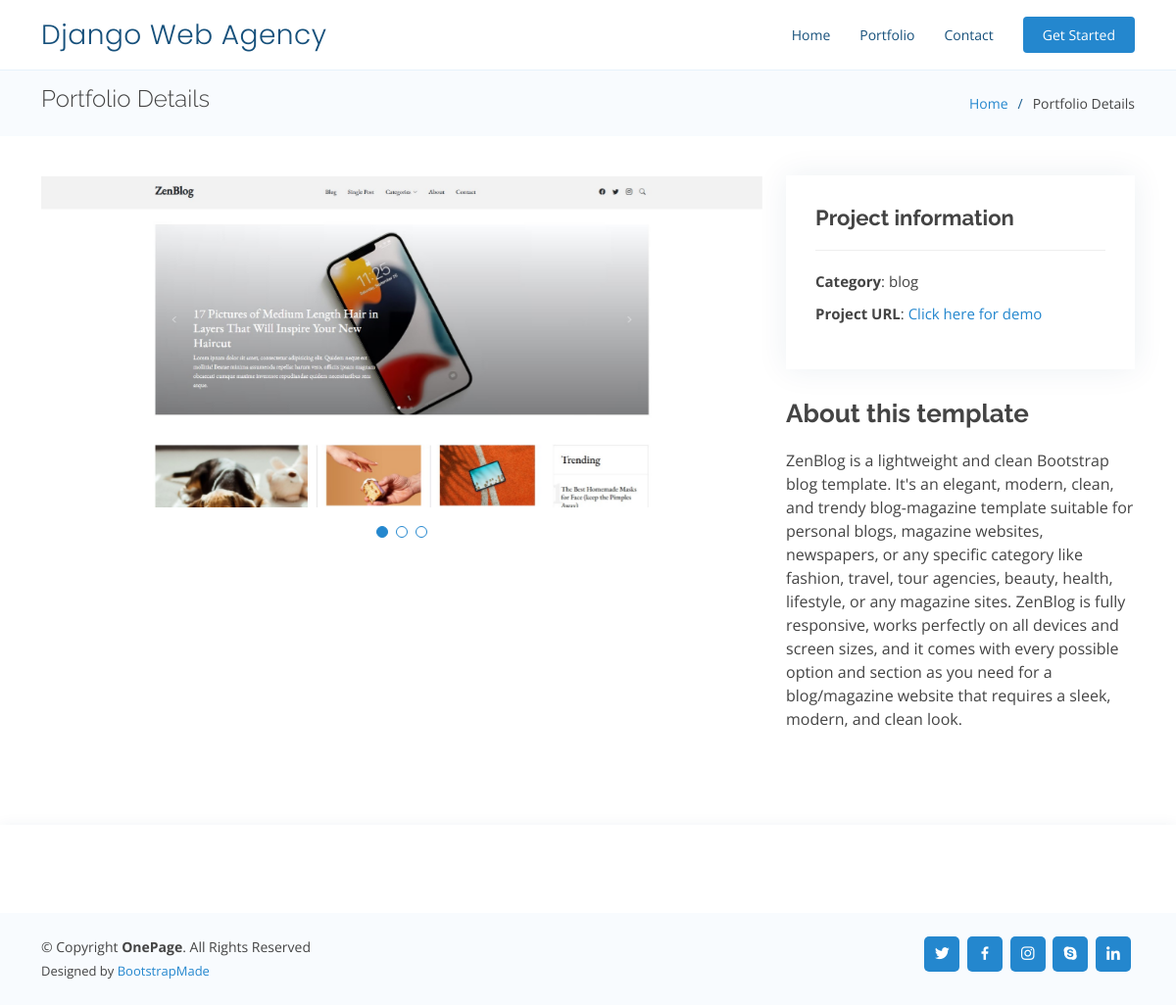
Page /portfolio/2 on the committed database.
### website/models.py (models this page shows, shortened)
class Website(models.Model):
    name = models.CharField(max_length=255)
    category = models.CharField(max_length=50, choices=CATEGORIES, default='business')
    url = models.CharField(max_length=1000)
    details = models.CharField(max_length=1000)
    profile_img = models.ImageField(upload_to='static/assets/img/portfolio/')
    detail_img1 = models.ImageField(upload_to='static/assets/img/portfolio/', null=True, blank=True)
    detail_img2 = models.ImageField(upload_to='static/assets/img/portfolio/', null=True, blank=True)

### website/views.py (the view)
# urls.py: path('portfolio/<int:id>', views.portfolio, name='portfolio'),
def portfolio(request, id):
    website = Website.objects.get(id=id)
    return render(request, 'website/portfolio.html', {'website': website})

### website/templates/website/portfolio.html (shortened to what this page needs)
{% load static %}
<!DOCTYPE html>
<html lang="en">
<head>
  <link href="{% static 'assets/vendor/aos/aos.css' %}" rel="stylesheet">
  <link href="{% static 'assets/vendor/bootstrap/css/bootstrap.min.css' %}" rel="stylesheet">
  <link href="{% static 'assets/vendor/bootstrap-icons/bootstrap-icons.css' %}" rel="stylesheet">
  <link href="{% static 'assets/vendor/boxicons/css/boxicons.min.css' %}" rel="stylesheet">
  <link href="{% static 'assets/vendor/glightbox/css/glightbox.min.css' %}" rel="stylesheet">
  <link href="{% static 'assets/vendor/remixicon/remixicon.css' %}" rel="stylesheet">
  <link href="{% static 'assets/vendor/swiper/swiper-bundle.min.css' %}" rel="stylesheet">
  <link href="{% static 'assets/css/style.css' %}" rel="stylesheet">
</head>
<body>
  <header id="header" class="fixed-top">
    {% include 'website/navbar.html' %}
  </header>
  <main id="main">
    <section id="breadcrumbs" class="breadcrumbs">
      <div class="container">
        <div class="d-flex justify-content-between align-items-center">
          <h2>Portfolio Details</h2>
          <ol>
            <li><a href="index.html">Home</a></li>
            <li>Portfolio Details</li>
          </ol>
        </div>
      </div>
    </section>
    <section id="portfolio-details" class="portfolio-details">
      <div class="container">
        <div class="row gy-4">
          <div class="col-lg-8">
            <div class="portfolio-details-slider swiper">
              <div class="swiper-wrapper align-items-center">
                <div class="swiper-slide">
                  <img src="{{ website.profile_img.url }}" alt="">
                </div>
              </div>
              <div class="swiper-pagination"></div>
            </div>
          </div>
          <div class="col-lg-4">
            <div class="portfolio-info">
              <h3>Project information</h3>
              <ul>
                <li><strong>Category</strong>: {{ website.category }}</li>
                <li><strong>Project URL</strong>: <a href="{{ website.url }}">Click here for demo</a></li>
              </ul>
            </div>
            <div class="portfolio-description">
              <h2>About this template</h2>
              <p>
                {{ website.details }}
              </p>
            </div>
          </div>
        </div>
      </div>
    </section>
  </main>
  <footer id="footer">
    <div class="footer-top">
    </div>
    <div class="container d-md-flex py-4">
      <div class="me-md-auto text-center text-md-start">
        <div class="copyright">
          &copy; Copyright <strong><span>OnePage</span></strong>. All Rights Reserved
        </div>
        <div class="credits">
          Designed by <a href="https://bootstrapmade.com/">BootstrapMade</a>
        </div>
      </div>
      <div class="social-links text-center text-md-right pt-3 pt-md-0">
        <a href="#" class="twitter"><i class="bx bxl-twitter"></i></a>
        <a href="#" class="facebook"><i class="bx bxl-facebook"></i></a>
        <a href="#" class="instagram"><i class="bx bxl-instagram"></i></a>
        <a href="#" class="google-plus"><i class="bx bxl-skype"></i></a>
        <a href="#" class="linkedin"><i class="bx bxl-linkedin"></i></a>
      </div>
    </div>
  </footer>
</body>
</html>

### website/static/assets/css/style.css (style rules this page uses)
body { font-family: "Open Sans", sans-serif; color: #444444; }
a { color: #2487ce; text-decoration: none; }
h1, h2, h3, h4, h5, h6 { font-family: "Raleway", sans-serif; }
#header { transition: all 0.5s; background: #fff; z-index: 997; padding: 15px 0; border-bottom: 1px solid #e6f2fb; }
section { padding: 80px 0; overflow: hidden; }
.portfolio-details { padding-top: 40px; }
.portfolio-details .portfolio-details-slider img { width: 100%; }
.portfolio-details .portfolio-details-slider .swiper-pagination { margin-top: 20px; position: relative; }
.portfolio-details .portfolio-info { padding: 30px; box-shadow: 0px 0 30px rgba(18, 66, 101, 0.08); }
.portfolio-details .portfolio-info h3 { font-size: 22px; font-weight: 700; margin-bottom: 20px; padding-bottom: 20px; border-bottom: 1px solid #eee; }
.portfolio-details .portfolio-info ul { list-style: none; padding: 0; font-size: 15px; }
.portfolio-details .portfolio-info ul li+li { margin-top: 10px; }
.portfolio-details .portfolio-description { padding-top: 30px; }
.portfolio-details .portfolio-description h2 { font-size: 26px; font-weight: 700; margin-bottom: 20px; }
.portfolio-details .portfolio-description p { padding: 0; }
.breadcrumbs { padding: 15px 0; background: #f8fbfe; min-height: 40px; margin-top: 72px; }
.breadcrumbs h2 { font-size: 24px; font-weight: 300; }
.breadcrumbs ol { display: flex; flex-wrap: wrap; list-style: none; padding: 0; margin: 0; font-size: 14px; }
.breadcrumbs ol li+li { padding-left: 10px; }
.breadcrumbs ol li+li::before { display: inline-block; padding-right: 10px; color: #1a5e90; content: "/"; }
#footer { color: #444444; font-size: 14px; background: #f8fbfe; box-shadow: 0px 2px 15px rgba(18, 66, 101, 0.08); }
#footer .footer-top { padding: 60px 0 30px 0; background: #fff; }
#footer .credits { padding-top: 5px; font-size: 13px; color: #444444; }
#footer .social-links a { font-size: 18px; display: inline-block; background: #2487ce; color: #fff; line-height: 1; padding: 8px 0; margin-right: 4px; border-radius: 5px; text-align: center; width: 36px; height: 36px; transition: 0.3s; }

### rows in the picture
Website: profile_img (picture), category "blog", details "ZenBlog is a lightweight and clean Bootstrap blog template. It's an elegant, modern, clean, and trendy blog-magazine template suitable for personal blogs, magazine websites, newspapers, or any specific category like fashion, travel, tour agencies, beauty, health, lifestyle, or any magazine sites. ZenBlog is fully responsive, works perfectly on all devices and screen sizes, and it comes with every possible option and section as you need for a blog/magazine website that requires a sleek, modern, and clean look."
